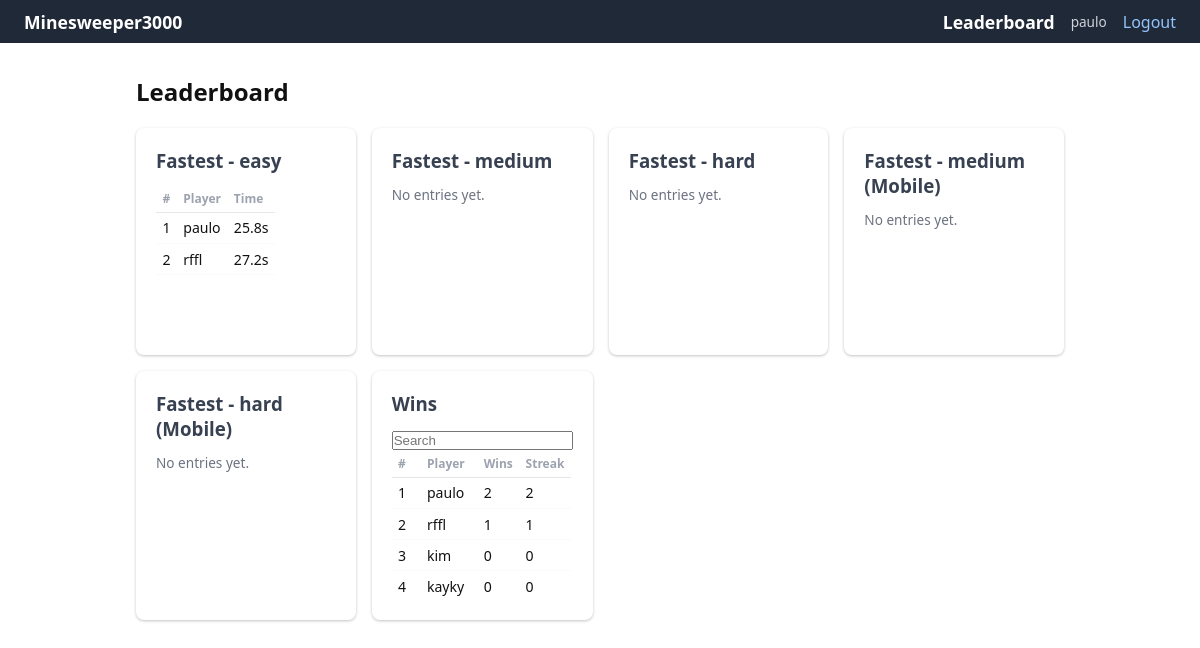
The page /leaderboard (signed in) on the database its author committed.
### models.py (models this page shows)
class User(SQLModel, table=True):
    id: int | None = Field(default = None, primary_key=True)
    name: str
    password: str

class BestTime(SQLModel, table=True):
    id: int = Field(default=None, primary_key=True)
    user_id: int = Field(foreign_key="user.id")
    difficulty: str
    time_seconds: float

class UserStats(SQLModel, table=True):
    id: int = Field(default=None, primary_key=True)
    user_id: int = Field(foreign_key="user.id", unique=True)
    games_won: int = Field(default=0)
    games_lost: int = Field(default=0)
    current_streak: int = Field(default=0)
    best_streak: int = Field(default=0)

### main.py (the view)
@app.get("/leaderboard", response_class=HTMLResponse)
async def leaderboard(request: Request, user: User = Depends(get_active_user), session: Session = Depends(get_session), busca: str | None=''):
    if not user:
        return RedirectResponse("/login")
    best_times = {}
    for diff in ["easy", "medium", "hard", "medium (Mobile)", "hard (Mobile)"]:
        rows = session.exec(select(BestTime, User).join(User, BestTime.user_id == User.id).where(BestTime.difficulty == diff).order_by(BestTime.time_seconds)).all()
        seen = {}
        for bt, u in rows:
            if u.name not in seen:
                seen[u.name] = round(bt.time_seconds, 1)
        best_times[diff] = list(seen.items())
    most_wins = session.exec(select(UserStats, User).join(User, UserStats.user_id == User.id).where(User.name.contains(busca)).order_by(UserStats.games_won.desc())).all()
    return templates.TemplateResponse(request, "leaderboard.html", {
        "user": user,
        "best_times": best_times,
        "most_wins": [(u.name, s.games_won, s.best_streak) for s, u in most_wins[:10]],
    })

### templates/leaderboard.html (shortened to what this page needs)
{% extends "index.html" %}
{% block content %}
<h2>Leaderboard</h2>
<div class="lb-grid">
    {% for diff in ["easy", "medium", "hard", "medium (Mobile)", "hard (Mobile)"] %}
    <section class="card">
        <h3>Fastest - {{ diff }}</h3>
        {% if best_times[diff] %}
        <table class="lb-table">
        <tr><th>#</th><th>Player</th><th>Time</th></tr>
        {% for name, secs in best_times[diff] %}
        <tr>
            <td>{{ loop.index }}</td><td>{{ name }}</td><td>{{ secs }}s</td>
        </tr>
        {% endfor %}
        </table>
        {% else %}
        <p class="hint">No entries yet.</p>
        {% endif %}
    </section>
    {% endfor %}
    <section class="card">
        <h3>Wins</h3>
        <input type="text"
            placeholder="Search"
            hx-get="/leaderboard"
            hx-target="#wins"
            hx-trigger="input changed delay:500ms"
            hx-select="#wins"
            name="busca">
        {% if most_wins %}
        <table id="wins" class="lb-table">
        <tr><th>#</th><th>Player</th><th>Wins</th><th>Streak</th></tr>
        {% for name, wins, streak in most_wins %}
        <tr>
        <td>{{ loop.index }}</td><td>{{ name }}</td><td>{{ wins }}</td><td>{{ streak }}</td>
        </tr>
        {% endfor %}
        </table>
        {% else %}
        <p class="hint">No data yet.</p>
        {% endif %}
    </section>
</div>
{% endblock %}

### templates/index.html (shortened to what this page needs)
<!DOCTYPE html>
<html lang="pt-br">
    <head>
        <link rel="stylesheet" href="/static/style.css">
    </head>
    <body>
        <nav>
        <a href="/">Minesweeper3000</a>
        {% if user %}
        <div class="nav-right">
            <a href="/leaderboard">Leaderboard</a>
            <span class="nav-user">{{ user.name }}</span>
            <a href="/logout">Logout</a>
        </div>
        {% endif %}
        </nav>
        <main id="main">
            {% block content %}{% endblock %}
        </main>
    </body>
</html>

### static/style.css (style rules this page uses)
*, *::before, *::after { box-sizing: border-box; margin: 0; padding: 0; }
body { font-family: system-ui, sans-serif; background: #ffffff; color: #111; }
nav { background: #1f2937; color: white; padding: .6rem 1.5rem; display: flex; flex-direction: column; align-items: flex-start; gap: 1rem; }
nav a { color: #93c5fd; text-decoration: none; }
nav a:first-child { color: white; font-weight: 700; font-size: 1.1rem; }
.nav-right { display: flex; gap: 1rem; align-items: center; }
.nav-user { color: #d1d5db; font-size: .85rem; }
#main { max-width: 960px; margin: 2rem auto; padding: 0 1rem; }
h2 { margin-bottom: 1.25rem; }
h3 { margin-bottom: .75rem; color: #374151; }
.hint { font-size: .85rem; color: #6b7280; margin-bottom: 1rem; }
.card { background: rgb(255, 255, 255); border-radius: 8px; padding: 1.25rem; box-shadow: 0 1px 3px rgba(0, 0, 0, 0.238); }
.lb-grid { display: grid; grid-template-columns: 1fr; gap: 1rem; }
.lb-table { display: block; height: 150px; overflow-y: auto; width: 100%; border-collapse: collapse; }
.lb-table { width: 100%; border-collapse: collapse; }
.lb-table th { font-size: .75rem; color: #9ca3af; text-align: left; padding: .3rem .4rem; border-bottom: 1px solid #e5e7eb; }
.lb-table td { padding: .35rem .4rem; border-bottom: 1px solid #f9fafb; font-size: .88rem; }
@media (min-width: 600px) { nav { flex-direction: row; justify-content: space-between; align-items: center; } }
@media (min-width: 600px) { .lb-grid { grid-template-columns: repeat(2, 1fr); } }
@media (min-width: 900px) { .lb-grid { grid-template-columns: repeat(4, 1fr); } }

### rows shown on the page
User: name "paulo", secs "25.8", wins "2", streak "2"
BestTime: name "rffl", secs "27.2"
UserStats: name "rffl", wins "1", streak "1"
UserStats: name "kim", wins "0", streak "0"
UserStats: name "kayky", wins "0", streak "0"

### other values the page prints
{{ diff }} "easy" "medium" "hard" "medium (Mobile)" "hard (Mobile)"
